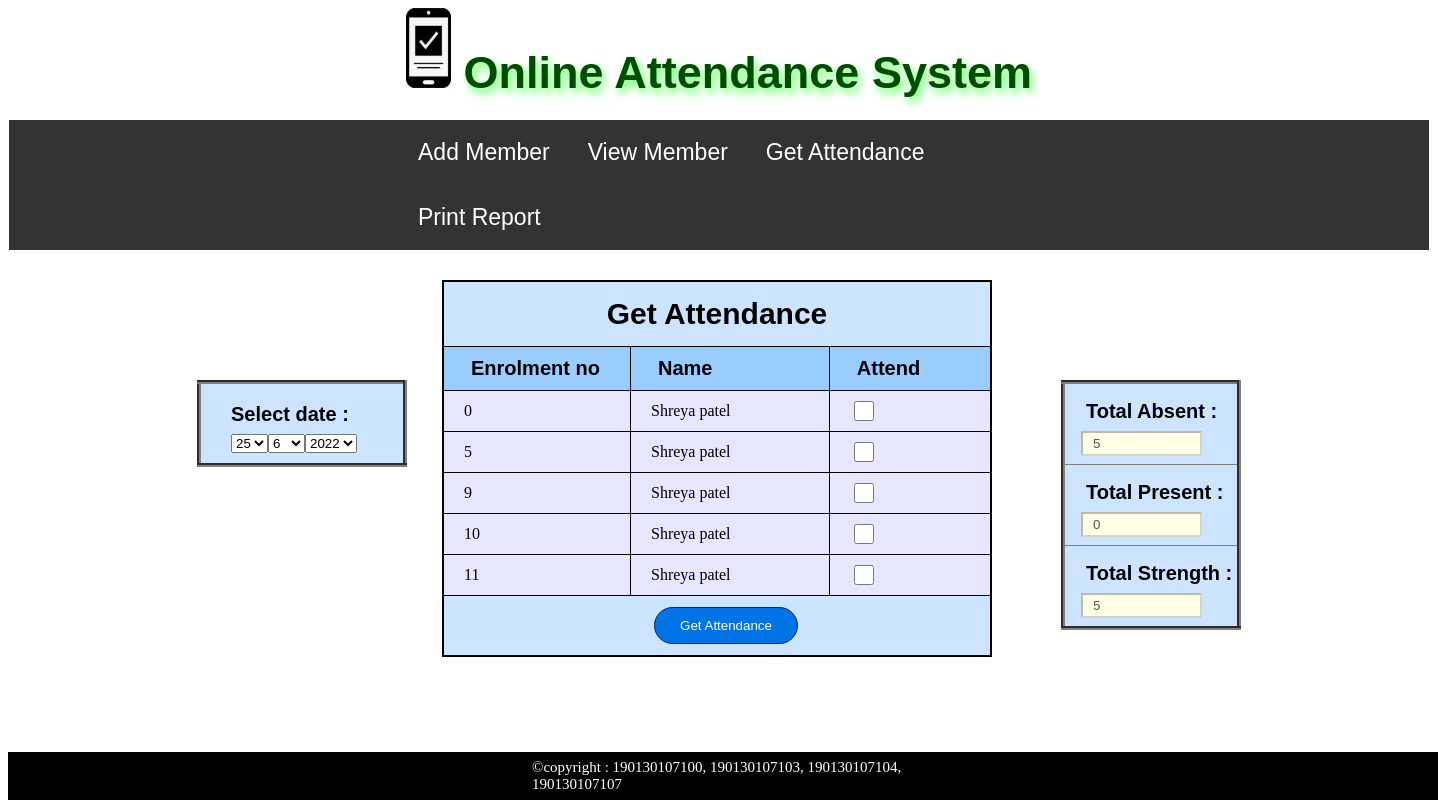
The page /getattendance.php on the database its author committed.
### tables this page shows
CREATE TABLE `member` (
  `member_id` int(10) NOT NULL,
  `enrolment_no` int(100) NOT NULL,
  `name` varchar(20) NOT NULL,
  `mobile` text NOT NULL,
  `email` varchar(100) NOT NULL
);

### getattendance.php (the view, shortened to what this page needs)
<h1 align="center"><strong><span class="style1"><img src="bg.jpg" alt="" height="80" width="45" >&nbsp;Online Attendance System</span></strong></h1>
  <nav>
  <div align="center">
       						<?php
									include "menu.php";
							?>
  </div>
</nav>
<table width="1050" height="500" align="center">
      <tr>
        <td>
        <form action="getattendance1.php" method="post">
        <table width="210px" align="left" border="4" style="border-collapse:collapse";>
            	<tr style="line-height: 2";>
                	<td bgcolor="#cce4ff" style="padding: 10 30";><b><span class="style7">Select date : </span></b><br />
                   <?php
				 		    $dt = getdate();
							$day = $dt["mday"];
							$month = date("m");
							$year = $dt["year"];
							echo "<select name='cdate'>";
							for($a=1;$a<=31;$a++)
							{
								if($day == $a)
									echo "<option value='$a' selected='selected'>$a</option>";
								else
									echo "<option value='$a' >$a</option>";
							}
							echo "</select><select name='cmonth'>";
							for($a=1;$a<=12;$a++)
							{
								if($month == $a)
									echo "<option value='$a' selected='selected'>$a</option>";
								else
									echo "<option value='$a' >$a</option>";
							}
							echo "</select><select name='cyear'>";
							for($a=2010;$a<=$year;$a++)
							{
								if($year == $a)
									echo "<option value='$a' selected='selected'>$a</option>";
								else
									echo "<option value='$a' >$a</option>";
							}
							echo "</select>";
						?>
                    </td>
                </tr>
             </table>
          <table width="550" border="2" align="left" bordercolor="#000" style="margin-left:35px;margin-top:-100px;border-collapse:collapse;">
            <tr>
              <td colspan="3" bgcolor="#cce4ff" style="padding: 15 40";><div align="center"><strong><span class="header">Get Attendance</span></strong></div></td>
            </tr>
            <tr bgcolor="#99ccff">
              <td width="135" style="padding:10 27";><strong><span class="style7">Enrolment no</span></strong></td>
              <td width="152" style="padding:10 27";><strong><span class="style7">Name</span></strong></td>
              <td width="110" style="padding:10 27";><strong><span class="style7">Attend</span></strong></td>
            </tr>
            <?php
				include "z_db.php";
				extract($_POST);
				$query = "select *from `member` order by `member_id`";
				$s = 0;
				$result = mysqli_query($con,$query)or die("select error");
				while($rec = mysqli_fetch_array($result))
				{
					$s = $s + 1;
					echo ' <tr>
							  <td width="114" bgcolor="#e6e6ff" style="padding:7 20"; >'.$rec["enrolment_no"].'</td>
							  <td width="152" bgcolor="#e6e6ff" style="padding:7 20";>'.$rec["name"].'</td>
							  <td width="110" bgcolor="#e6e6ff" style="padding:7 20";><input type=checkbox name='.$rec["member_id"].' onclick="getatt(this.checked);"/></td>
							</tr>';
				}
			?>
            <tr bgcolor="#cce4ff"  >
              <td colspan="3" ><div align="center">
                <input type="submit" value="Get Attendance" name="btnsubmit" class="hover" style="background-color:#0073e6;color:white;text-decoration:none;border-radius:30px;position:relative;top:0px;left:15;margin:10px;
				  padding:10 25;border:1px solid #002966;"/>
                &nbsp;&nbsp;</div></td>
            </tr>
          </table>
          </form>
         	<table width="180px" height="250px" align="right" border="4" style="margin-left:35px;border-collapse:collapse";>
            	<tr style="line-height: 2";>
                	<td  bgcolor="#cce4ff"><b><span class="thirdtable" >Total Absent : </span></b><input type="text" id="txtAbsent" value="<?php print $s; ?>" size="10" disabled="disabled"/></td>
                </tr>
                <tr style="line-height: 2";>
                	<td  bgcolor="#cce4ff"><b><span class="thirdtable">Total Present : </span></b><input type="text" id="txtPresent" value="0" size="10"  disabled="disabled"/></td>
                </tr>
                <tr style="line-height: 2";>
                	<td  bgcolor="#cce4ff"><b><span class="thirdtable">Total Strength : </span></b><input type="text" id="txtStrength" value="<?php print $s; ?>" size="10" disabled="disabled"/></td>
                </tr>
             </table>
         </td>
      </tr>
    </table>
<?php include  "footer.php"; ?>

### getattendance.php (style rules this page uses)
.style1 { font-family: "arial"; font-size: 45px; color: #004d00; text-shadow: 3px 5px 8px #66ff66; }
.style7 { font-size: 20px; color: #000; font-family: "arial"; }
.thirdtable { font-size: 20px; color: #000; font-family: "arial"; position:relative; left:20px; }
.header { font-size: 30px; color: #000; font-family: "arial"; }
input[type="checkbox"] { width:20px; height:20px; }
input[type="text"] { font-family: "arial"; padding:3 10; background-color:#ffffe6; position:relative; left:15px; }

### rows shown on the page
member: enrolment_no "0", name "Shreya patel"
member: enrolment_no "5", name "Shreya patel"
member: enrolment_no "9", name "Shreya patel"
member: enrolment_no "10", name "Shreya patel"
member: enrolment_no "11", name "Shreya patel"

### other values the page prints
form field cdate "25"
form field cmonth "6"
form field cyear "2022"
